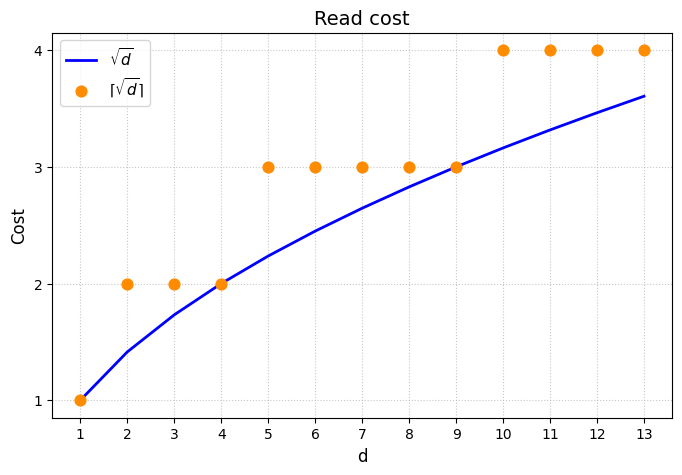

Generate this figure with Python:
import numpy as np
import matplotlib.pyplot as plt
import math
from matplotlib.ticker import MultipleLocator

def usqrt(x):
    """Ceiling of square root."""
    return math.isqrt(x - 1) + 1

# Generate points only up to 13
t_vals = np.arange(1, 14)

# Calculate exact square root and the upper integer square root
sqrt_vals = np.sqrt(t_vals)
usqrt_vals = np.array([usqrt(t) for t in t_vals])

fig, ax = plt.subplots(figsize=(8, 5))

# Plot both
ax.plot(t_vals, sqrt_vals, label=r'$\sqrt{d}$', color='blue', lw=2)
ax.scatter(t_vals, usqrt_vals, label=r'$\lceil\sqrt{d}\rceil$', color='darkorange', s=60, zorder=3)

ax.set_title("Read cost", fontsize=14)
ax.set_xlabel("d", fontsize=12)
ax.set_ylabel("Cost", fontsize=12)
ax.legend(fontsize=11)
ax.grid(True, linestyle=':', alpha=0.7)

# Force x and y axes to show integer ticks for better readability
ax.xaxis.set_major_locator(MultipleLocator(1))
ax.yaxis.set_major_locator(MultipleLocator(1))

plt.savefig('ceil_figure.png', bbox_inches='tight')
plt.close()
print("Saved ceil_figure.png")
